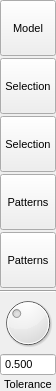
<?xml version="1.0" encoding="UTF-8"?>
<ui version="4.0">
 <class>RebondPopup</class>
 <widget class="QWidget" name="RebondPopup">
  <property name="geometry">
   <rect>
    <x>0</x>
    <y>0</y>
    <width>94</width>
    <height>395</height>
   </rect>
  </property>
  <property name="sizePolicy">
   <sizepolicy hsizetype="Minimum" vsizetype="Minimum">
    <horstretch>0</horstretch>
    <verstretch>0</verstretch>
   </sizepolicy>
  </property>
  <property name="font">
   <font>
    <pointsize>8</pointsize>
   </font>
  </property>
  <property name="windowTitle">
   <string>Rebond Popup</string>
  </property>
  <layout class="QVBoxLayout" name="verticalLayout">
   <property name="spacing">
    <number>2</number>
   </property>
   <property name="sizeConstraint">
    <enum>QLayout::SetFixedSize</enum>
   </property>
   <property name="margin">
    <number>0</number>
   </property>
   <item>
    <widget class="QToolButton" name="RebondModelNoAugmentButton">
     <property name="minimumSize">
      <size>
       <width>56</width>
       <height>56</height>
      </size>
     </property>
     <property name="maximumSize">
      <size>
       <width>56</width>
       <height>56</height>
      </size>
     </property>
     <property name="toolTip">
      <string>Rebond atoms in current model, without augmentation</string>
     </property>
     <property name="text">
      <string>Model</string>
     </property>
     <property name="icon">
      <iconset resource="icons.qrc">
       <normaloff>:/build/icons/build_rebondnoaugment.svg</normaloff>:/build/icons/build_rebondnoaugment.svg</iconset>
     </property>
     <property name="iconSize">
      <size>
       <width>30</width>
       <height>30</height>
      </size>
     </property>
     <property name="checkable">
      <bool>false</bool>
     </property>
     <property name="autoExclusive">
      <bool>false</bool>
     </property>
     <property name="toolButtonStyle">
      <enum>Qt::ToolButtonTextUnderIcon</enum>
     </property>
     <property name="autoRaise">
      <bool>false</bool>
     </property>
    </widget>
   </item>
   <item>
    <widget class="QToolButton" name="RebondSelectionButton">
     <property name="minimumSize">
      <size>
       <width>56</width>
       <height>56</height>
      </size>
     </property>
     <property name="maximumSize">
      <size>
       <width>56</width>
       <height>56</height>
      </size>
     </property>
     <property name="toolTip">
      <string>Rebond atoms in current selection</string>
     </property>
     <property name="text">
      <string>Selection</string>
     </property>
     <property name="icon">
      <iconset resource="icons.qrc">
       <normaloff>:/build/icons/build_rebondsel.svg</normaloff>:/build/icons/build_rebondsel.svg</iconset>
     </property>
     <property name="iconSize">
      <size>
       <width>30</width>
       <height>30</height>
      </size>
     </property>
     <property name="checkable">
      <bool>false</bool>
     </property>
     <property name="autoExclusive">
      <bool>false</bool>
     </property>
     <property name="toolButtonStyle">
      <enum>Qt::ToolButtonTextUnderIcon</enum>
     </property>
     <property name="autoRaise">
      <bool>false</bool>
     </property>
    </widget>
   </item>
   <item>
    <widget class="QToolButton" name="RebondSelectionNoAugmentButton">
     <property name="minimumSize">
      <size>
       <width>56</width>
       <height>56</height>
      </size>
     </property>
     <property name="maximumSize">
      <size>
       <width>56</width>
       <height>56</height>
      </size>
     </property>
     <property name="toolTip">
      <string>Rebond atoms in current selection, without augmentation</string>
     </property>
     <property name="text">
      <string>Selection</string>
     </property>
     <property name="icon">
      <iconset resource="icons.qrc">
       <normaloff>:/build/icons/build_rebondselnoaugment.svg</normaloff>:/build/icons/build_rebondselnoaugment.svg</iconset>
     </property>
     <property name="iconSize">
      <size>
       <width>30</width>
       <height>30</height>
      </size>
     </property>
     <property name="checkable">
      <bool>false</bool>
     </property>
     <property name="autoExclusive">
      <bool>false</bool>
     </property>
     <property name="toolButtonStyle">
      <enum>Qt::ToolButtonTextUnderIcon</enum>
     </property>
     <property name="autoRaise">
      <bool>false</bool>
     </property>
    </widget>
   </item>
   <item>
    <widget class="QToolButton" name="RebondPatternsButton">
     <property name="minimumSize">
      <size>
       <width>56</width>
       <height>56</height>
      </size>
     </property>
     <property name="maximumSize">
      <size>
       <width>56</width>
       <height>56</height>
      </size>
     </property>
     <property name="toolTip">
      <string>Rebond atoms in current patterns</string>
     </property>
     <property name="text">
      <string>Patterns</string>
     </property>
     <property name="icon">
      <iconset resource="icons.qrc">
       <normaloff>:/build/icons/build_rebond.svg</normaloff>:/build/icons/build_rebond.svg</iconset>
     </property>
     <property name="iconSize">
      <size>
       <width>30</width>
       <height>30</height>
      </size>
     </property>
     <property name="checkable">
      <bool>false</bool>
     </property>
     <property name="autoExclusive">
      <bool>false</bool>
     </property>
     <property name="toolButtonStyle">
      <enum>Qt::ToolButtonTextUnderIcon</enum>
     </property>
     <property name="autoRaise">
      <bool>false</bool>
     </property>
    </widget>
   </item>
   <item>
    <widget class="QToolButton" name="RebondPatternsNoAugmentButton">
     <property name="minimumSize">
      <size>
       <width>56</width>
       <height>56</height>
      </size>
     </property>
     <property name="maximumSize">
      <size>
       <width>56</width>
       <height>56</height>
      </size>
     </property>
     <property name="toolTip">
      <string>Rebond atoms in current patterns, without augmentation</string>
     </property>
     <property name="text">
      <string>Patterns</string>
     </property>
     <property name="icon">
      <iconset resource="icons.qrc">
       <normaloff>:/build/icons/build_rebondnoaugment.svg</normaloff>:/build/icons/build_rebondnoaugment.svg</iconset>
     </property>
     <property name="iconSize">
      <size>
       <width>30</width>
       <height>30</height>
      </size>
     </property>
     <property name="checkable">
      <bool>false</bool>
     </property>
     <property name="autoExclusive">
      <bool>false</bool>
     </property>
     <property name="toolButtonStyle">
      <enum>Qt::ToolButtonTextUnderIcon</enum>
     </property>
     <property name="autoRaise">
      <bool>false</bool>
     </property>
    </widget>
   </item>
   <item>
    <widget class="Line" name="line">
     <property name="orientation">
      <enum>Qt::Horizontal</enum>
     </property>
    </widget>
   </item>
   <item>
    <widget class="QDial" name="ToleranceDial">
     <property name="minimumSize">
      <size>
       <width>56</width>
       <height>56</height>
      </size>
     </property>
     <property name="maximumSize">
      <size>
       <width>56</width>
       <height>56</height>
      </size>
     </property>
     <property name="toolTip">
      <string>Tolerance for automatic rebonding (larger number means more bonds will be formed)</string>
     </property>
     <property name="minimum">
      <number>500</number>
     </property>
     <property name="maximum">
      <number>2000</number>
     </property>
     <property name="singleStep">
      <number>10</number>
     </property>
     <property name="pageStep">
      <number>100</number>
     </property>
     <property name="value">
      <number>1000</number>
     </property>
    </widget>
   </item>
   <item>
    <widget class="QDoubleSpinBox" name="ToleranceSpin">
     <property name="maximumSize">
      <size>
       <width>56</width>
       <height>24</height>
      </size>
     </property>
     <property name="buttonSymbols">
      <enum>QAbstractSpinBox::NoButtons</enum>
     </property>
     <property name="decimals">
      <number>3</number>
     </property>
     <property name="minimum">
      <double>0.500000000000000</double>
     </property>
    </widget>
   </item>
   <item>
    <widget class="QLabel" name="label">
     <property name="sizePolicy">
      <sizepolicy hsizetype="Minimum" vsizetype="Minimum">
       <horstretch>0</horstretch>
       <verstretch>0</verstretch>
      </sizepolicy>
     </property>
     <property name="text">
      <string>Tolerance</string>
     </property>
     <property name="alignment">
      <set>Qt::AlignCenter</set>
     </property>
    </widget>
   </item>
  </layout>
 </widget>
 <resources>
  <include location="icons.qrc"/>
 </resources>
 <connections/>
</ui>
